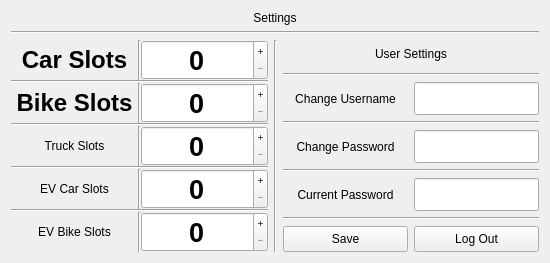
      <widget class="QWidget" name="settingsTab">
       <attribute name="title">
        <string>Page</string>
       </attribute>
       <layout class="QGridLayout" name="gridLayout_3">
        <item row="0" column="0">
         <layout class="QVBoxLayout" name="verticalLayout_7" stretch="0,0,0">
          <item>
           <widget class="QLabel" name="label_12">
            <property name="styleSheet">
             <string notr="true">font: 700 18pt &quot;Segoe UI&quot;;</string>
            </property>
            <property name="text">
             <string>Settings</string>
            </property>
            <property name="alignment">
             <set>Qt::AlignmentFlag::AlignCenter</set>
            </property>
           </widget>
          </item>
          <item>
           <widget class="Line" name="line_19">
            <property name="orientation">
             <enum>Qt::Orientation::Horizontal</enum>
            </property>
           </widget>
          </item>
          <item>
           <layout class="QHBoxLayout" name="horizontalLayout" stretch="1,0,1">
            <item>
             <widget class="QWidget" name="adminAccessOnly" native="true">
              <layout class="QVBoxLayout" name="verticalLayout_8">
               <property name="spacing">
                <number>0</number>
               </property>
               <property name="leftMargin">
                <number>0</number>
               </property>
               <property name="topMargin">
                <number>0</number>
               </property>
               <property name="rightMargin">
                <number>0</number>
               </property>
               <property name="bottomMargin">
                <number>0</number>
               </property>
               <item>
                <layout class="QVBoxLayout" name="verticalLayout_10" stretch="1,0,1,0,1,0,1,0,1">
                 <property name="spacing">
                  <number>0</number>
                 </property>
                 <item>
                  <layout class="QHBoxLayout" name="horizontalLayout_6">
                   <item>
                    <widget class="QLabel" name="label_13">
                     <property name="font">
                      <font>
                       <family>Segoe UI</family>
                       <pointsize>18</pointsize>
                       <italic>false</italic>
                       <bold>true</bold>
                      </font>
                     </property>
                     <property name="styleSheet">
                      <string notr="true">font: 700 18pt &quot;Segoe UI&quot;;</string>
                     </property>
                     <property name="text">
                      <string>Car Slots</string>
                     </property>
                     <property name="alignment">
                      <set>Qt::AlignmentFlag::AlignCenter</set>
                     </property>
                    </widget>
                   </item>
                   <item>
                    <widget class="Line" name="line_29">
                     <property name="orientation">
                      <enum>Qt::Orientation::Vertical</enum>
                     </property>
                    </widget>
                   </item>
                   <item>
                    <widget class="QSpinBox" name="carspinBox">
                     <property name="sizePolicy">
                      <sizepolicy hsizetype="Preferred" vsizetype="Preferred">
                       <horstretch>0</horstretch>
                       <verstretch>0</verstretch>
                      </sizepolicy>
                     </property>
                     <property name="font">
                      <font>
                       <pointsize>20</pointsize>
                       <bold>true</bold>
                      </font>
                     </property>
                     <property name="alignment">
                      <set>Qt::AlignmentFlag::AlignCenter</set>
                     </property>
                     <property name="buttonSymbols">
                      <enum>QAbstractSpinBox::ButtonSymbols::PlusMinus</enum>
                     </property>
                     <property name="maximum">
                      <number>100</number>
                     </property>
                    </widget>
                   </item>
                  </layout>
                 </item>
                 <item>
                  <widget class="Line" name="line_24">
                   <property name="orientation">
                    <enum>Qt::Orientation::Horizontal</enum>
                   </property>
                  </widget>
                 </item>
                 <item>
                  <layout class="QHBoxLayout" name="horizontalLayout_22">
                   <item>
                    <widget class="QLabel" name="label_14">
                     <property name="font">
                      <font>
                       <family>Segoe UI</family>
                       <pointsize>18</pointsize>
                       <italic>false</italic>
                       <bold>true</bold>
                      </font>
                     </property>
                     <property name="styleSheet">
                      <string notr="true">font: 700 18pt &quot;Segoe UI&quot;;</string>
                     </property>
                     <property name="text">
                      <string>Bike Slots</string>
                     </property>
                     <property name="alignment">
                      <set>Qt::AlignmentFlag::AlignCenter</set>
                     </property>
                    </widget>
                   </item>
                   <item>
                    <widget class="Line" name="line_28">
                     <property name="orientation">
                      <enum>Qt::Orientation::Vertical</enum>
                     </property>
                    </widget>
                   </item>
                   <item>
                    <widget class="QSpinBox" name="bikespinBox">
                     <property name="sizePolicy">
                      <sizepolicy hsizetype="Preferred" vsizetype="Preferred">
                       <horstretch>0</horstretch>
                       <verstretch>0</verstretch>
                      </sizepolicy>
                     </property>
                     <property name="font">
                      <font>
                       <pointsize>20</pointsize>
                       <bold>true</bold>
                      </font>
                     </property>
                     <property name="alignment">
                      <set>Qt::AlignmentFlag::AlignCenter</set>
                     </property>
                     <property name="buttonSymbols">
                      <enum>QAbstractSpinBox::ButtonSymbols::PlusMinus</enum>
                     </property>
                     <property name="maximum">
                      <number>100</number>
                     </property>
                    </widget>
                   </item>
                  </layout>
                 </item>
                 <item>
                  <widget class="Line" name="line_22">
                   <property name="orientation">
                    <enum>Qt::Orientation::Horizontal</enum>
                   </property>
                  </widget>
                 </item>
                 <item>
                  <layout class="QHBoxLayout" name="horizontalLayout_8">
                   <item>
                    <widget class="QLabel" name="label_15">
                     <property name="styleSheet">
                      <string notr="true">font: 700 18pt &quot;Segoe UI&quot;;
</string>
                     </property>
                     <property name="text">
                      <string>Truck Slots</string>
                     </property>
                     <property name="alignment">
                      <set>Qt::AlignmentFlag::AlignCenter</set>
                     </property>
                    </widget>
                   </item>
                   <item>
                    <widget class="Line" name="line_25">
                     <property name="orientation">
                      <enum>Qt::Orientation::Vertical</enum>
                     </property>
                    </widget>
                   </item>
                   <item>
                    <widget class="QSpinBox" name="truckspinBox">
                     <property name="sizePolicy">
                      <sizepolicy hsizetype="Preferred" vsizetype="Preferred">
                       <horstretch>0</horstretch>
                       <verstretch>0</verstretch>
                      </sizepolicy>
                     </property>
                     <property name="font">
                      <font>
                       <pointsize>20</pointsize>
                       <bold>true</bold>
                      </font>
                     </property>
                     <property name="alignment">
                      <set>Qt::AlignmentFlag::AlignCenter</set>
                     </property>
                     <property name="readOnly">
                      <bool>false</bool>
                     </property>
                     <property name="buttonSymbols">
                      <enum>QAbstractSpinBox::ButtonSymbols::PlusMinus</enum>
                     </property>
                     <property name="maximum">
                      <number>100</number>
                     </property>
                    </widget>
                   </item>
                  </layout>
                 </item>
                 <item>
                  <widget class="Line" name="line_23">
                   <property name="orientation">
                    <enum>Qt::Orientation::Horizontal</enum>
                   </property>
                  </widget>
                 </item>
                 <item>
                  <layout class="QHBoxLayout" name="horizontalLayout_21">
                   <item>
                    <widget class="QLabel" name="label_17">
                     <property name="styleSheet">
                      <string notr="true">font: 700 18pt &quot;Segoe UI&quot;;</string>
                     </property>
                     <property name="text">
                      <string>EV Car Slots</string>
                     </property>
                     <property name="alignment">
                      <set>Qt::AlignmentFlag::AlignCenter</set>
                     </property>
                    </widget>
                   </item>
                   <item>
                    <widget class="Line" name="line_27">
                     <property name="orientation">
                      <enum>Qt::Orientation::Vertical</enum>
                     </property>
                    </widget>
                   </item>
                   <item>
                    <widget class="QSpinBox" name="evcspinBox">
                     <property name="sizePolicy">
                      <sizepolicy hsizetype="Preferred" vsizetype="Preferred">
                       <horstretch>0</horstretch>
                       <verstretch>0</verstretch>
                      </sizepolicy>
                     </property>
                     <property name="font">
                      <font>
                       <pointsize>20</pointsize>
                       <bold>true</bold>
                      </font>
                     </property>
                     <property name="alignment">
                      <set>Qt::AlignmentFlag::AlignCenter</set>
                     </property>
                     <property name="buttonSymbols">
                      <enum>QAbstractSpinBox::ButtonSymbols::PlusMinus</enum>
                     </property>
                     <property name="maximum">
                      <number>100</number>
                     </property>
                    </widget>
                   </item>
                  </layout>
                 </item>
                 <item>
                  <widget class="Line" name="line_21">
                   <property name="orientation">
                    <enum>Qt::Orientation::Horizontal</enum>
                   </property>
                  </widget>
                 </item>
                 <item>
                  <layout class="QHBoxLayout" name="horizontalLayout_20">
                   <item>
                    <widget class="QLabel" name="label_16">
                     <property name="styleSheet">
                      <string notr="true">font: 700 18pt &quot;Segoe UI&quot;;</string>
                     </property>
                     <property name="text">
                      <string>EV Bike Slots</string>
                     </property>
                     <property name="alignment">
                      <set>Qt::AlignmentFlag::AlignCenter</set>
                     </property>
                    </widget>
                   </item>
                   <item>
                    <widget class="Line" name="line_26">
                     <property name="orientation">
                      <enum>Qt::Orientation::Vertical</enum>
                     </property>
                    </widget>
                   </item>
                   <item>
                    <widget class="QSpinBox" name="evbspinBox">
                     <property name="sizePolicy">
                      <sizepolicy hsizetype="Preferred" vsizetype="Preferred">
                       <horstretch>0</horstretch>
                       <verstretch>0</verstretch>
                      </sizepolicy>
                     </property>
                     <property name="font">
                      <font>
                       <pointsize>20</pointsize>
                       <bold>true</bold>
                      </font>
                     </property>
                     <property name="alignment">
                      <set>Qt::AlignmentFlag::AlignCenter</set>
                     </property>
                     <property name="buttonSymbols">
                      <enum>QAbstractSpinBox::ButtonSymbols::PlusMinus</enum>
                     </property>
                     <property name="maximum">
                      <number>100</number>
                     </property>
                    </widget>
                   </item>
                  </layout>
                 </item>
                </layout>
               </item>
              </layout>
             </widget>
            </item>
            <item>
             <widget class="Line" name="line_20">
              <property name="orientation">
               <enum>Qt::Orientation::Vertical</enum>
              </property>
             </widget>
            </item>
            <item>
             <layout class="QVBoxLayout" name="verticalLayout_9" stretch="0,1,0,1,0,0,0,1,0">
              <item>
               <widget class="QLabel" name="label_18">
                <property name="styleSheet">
                 <string notr="true">font: 700 18pt &quot;Segoe UI&quot;;</string>
                </property>
                <property name="text">
                 <string>User Settings</string>
                </property>
                <property name="alignment">
                 <set>Qt::AlignmentFlag::AlignCenter</set>
                </property>
               </widget>
              </item>
              <item>
               <widget class="Line" name="line_30">
                <property name="orientation">
                 <enum>Qt::Orientation::Horizontal</enum>
                </property>
               </widget>
              </item>
              <item>
               <layout class="QHBoxLayout" name="horizontalLayout_24" stretch="1,1">
                <item>
                 <widget class="QLabel" name="label_19">
                  <property name="styleSheet">
                   <string notr="true">font: 700 16pt &quot;Segoe UI&quot;;</string>
                  </property>
                  <property name="text">
                   <string>Change Username</string>
                  </property>
                  <property name="alignment">
                   <set>Qt::AlignmentFlag::AlignCenter</set>
                  </property>
                 </widget>
                </item>
                <item>
                 <widget class="QLineEdit" name="ChangeusernameEdit">
                  <property name="sizePolicy">
                   <sizepolicy hsizetype="Expanding" vsizetype="Preferred">
                    <horstretch>0</horstretch>
                    <verstretch>0</verstretch>
                   </sizepolicy>
                  </property>
                  <property name="font">
                   <font>
                    <pointsize>16</pointsize>
                    <bold>true</bold>
                   </font>
                  </property>
                  <property name="alignment">
                   <set>Qt::AlignmentFlag::AlignCenter</set>
                  </property>
                 </widget>
                </item>
               </layout>
              </item>
              <item>
               <widget class="Line" name="line_31">
                <property name="orientation">
                 <enum>Qt::Orientation::Horizontal</enum>
                </property>
               </widget>
              </item>
              <item>
               <layout class="QHBoxLayout" name="horizontalLayout_25" stretch="1,1">
                <item>
                 <widget class="QLabel" name="label_20">
                  <property name="styleSheet">
                   <string notr="true">font: 700 16pt &quot;Segoe UI&quot;;</string>
                  </property>
                  <property name="text">
                   <string>Change Password</string>
                  </property>
                  <property name="alignment">
                   <set>Qt::AlignmentFlag::AlignCenter</set>
                  </property>
                 </widget>
                </item>
                <item>
                 <widget class="QLineEdit" name="ChangepasswordEdit">
                  <property name="sizePolicy">
                   <sizepolicy hsizetype="Expanding" vsizetype="Preferred">
                    <horstretch>0</horstretch>
                    <verstretch>0</verstretch>
                   </sizepolicy>
                  </property>
                  <property name="font">
                   <font>
                    <pointsize>16</pointsize>
                   </font>
                  </property>
                  <property name="echoMode">
                   <enum>QLineEdit::EchoMode::Password</enum>
                  </property>
                  <property name="alignment">
                   <set>Qt::AlignmentFlag::AlignCenter</set>
                  </property>
                 </widget>
                </item>
               </layout>
              </item>
              <item>
               <widget class="Line" name="line_33">
                <property name="orientation">
                 <enum>Qt::Orientation::Horizontal</enum>
                </property>
               </widget>
              </item>
              <item>
               <layout class="QHBoxLayout" name="horizontalLayout_27" stretch="1,1">
                <item>
                 <widget class="QLabel" name="label_21">
                  <property name="layoutDirection">
                   <enum>Qt::LayoutDirection::LeftToRight</enum>
                  </property>
                  <property name="styleSheet">
                   <string notr="true">font: 700 16pt &quot;Segoe UI&quot;;
</string>
                  </property>
                  <property name="text">
                   <string>Current Password</string>
                  </property>
                  <property name="alignment">
                   <set>Qt::AlignmentFlag::AlignCenter</set>
                  </property>
                 </widget>
                </item>
                <item>
                 <widget class="QLineEdit" name="CurrentpasswordEdit">
                  <property name="sizePolicy">
                   <sizepolicy hsizetype="Preferred" vsizetype="Preferred">
                    <horstretch>0</horstretch>
                    <verstretch>0</verstretch>
                   </sizepolicy>
                  </property>
                  <property name="font">
                   <font>
                    <pointsize>16</pointsize>
                   </font>
                  </property>
                  <property name="echoMode">
                   <enum>QLineEdit::EchoMode::Password</enum>
                  </property>
                  <property name="alignment">
                   <set>Qt::AlignmentFlag::AlignCenter</set>
                  </property>
                 </widget>
                </item>
               </layout>
              </item>
              <item>
               <widget class="Line" name="line_32">
                <property name="orientation">
                 <enum>Qt::Orientation::Horizontal</enum>
                </property>
               </widget>
              </item>
              <item>
               <layout class="QHBoxLayout" name="horizontalLayout_23">
                <item>
                 <widget class="QPushButton" name="saveSettingsButton">
                  <property name="sizePolicy">
                   <sizepolicy hsizetype="Minimum" vsizetype="Preferred">
                    <horstretch>0</horstretch>
                    <verstretch>0</verstretch>
                   </sizepolicy>
                  </property>
                  <property name="styleSheet">
                   <string notr="true">font: 700 16pt &quot;Segoe UI&quot;;</string>
                  </property>
                  <property name="text">
                   <string>Save</string>
                  </property>
                 </widget>
                </item>
                <item>
                 <widget class="QPushButton" name="logOutButton">
                  <property name="sizePolicy">
                   <sizepolicy hsizetype="Minimum" vsizetype="Preferred">
                    <horstretch>0</horstretch>
                    <verstretch>0</verstretch>
                   </sizepolicy>
                  </property>
                  <property name="styleSheet">
                   <string notr="true">font: 700 16pt &quot;Segoe UI&quot;;</string>
                  </property>
                  <property name="text">
                   <string>Log Out</string>
                  </property>
                 </widget>
                </item>
               </layout>
              </item>
             </layout>
            </item>
           </layout>
          </item>
         </layout>
        </item>
       </layout>
      </widget>
